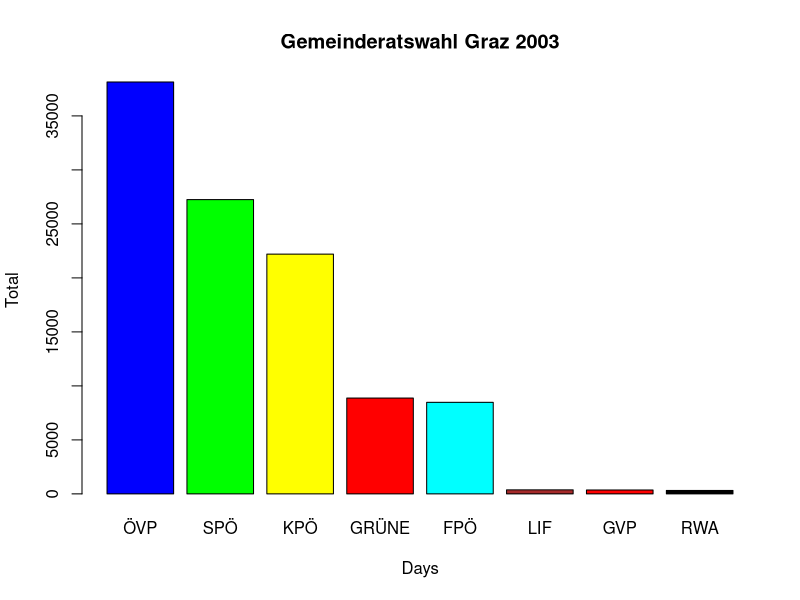

Generate this figure with R: (Note: this script raises an error after producing the figure.)
######################################################
#     											 
#   Title: grazwahl2012_grw.R
#   Description: Analyse und Visualisierung der 
#                Gemeinderatswahlen in Graz
#													 
#													 
#   Author: Stefan Kasberger
#   Date: 26.11.2012
#   Version: 1.0
#	  Language: 2.15.2
#   Software: 0.96.330
#   License: FreeBSD (2-clause BSD)
#   												 
######################################################


# read in files
graz_grw2003_bez <- read.csv2("raw/Graz/2003_grw_sprengelbezerg.csv", fileEncoding = "iso-8859-1")
graz_grw2003_spr <- read.csv2("raw/Graz/2003_grw_sprengelerg.csv", fileEncoding = "iso-8859-1")
graz_grw2008_bez <- read.csv2("raw/Graz/2008_grw_sprengelbezerg.csv", fileEncoding = "iso-8859-1")
graz_grw2008_spr <- read.csv2("raw/Graz/2008_grw_sprengelerg.csv", fileEncoding = "iso-8859-1")
graz_grw2012_bez <- read.csv2("raw/Graz/GRW2012_Sprengelbezerg.csv", fileEncoding = "iso-8859-1")
graz_grw2012_spr <- read.csv2("raw/Graz/GRW2012_Sprengelerg.csv", fileEncoding = "iso-8859-1")

# init variables

# VISUALISIERUNG GEMEINDERATSWAHLEN
data <- graz_grw2003_bez
partycolors <- list(c("FPÖ", "GRÜNE", "GVP", "KPÖ", "LIF", "RWA", "SPÖ", "ÖVP"), c("blue", "green", "yellow", "red", "cyan", "brown", "red", "black"))
parties <- levels(data$ptname)
table(data$ptname)
levels(data$ptname)
total <- tapply(data$stimmen, data$ptname, sum)
total <- sort(total, decreasing = TRUE)
relative <- 100 * total / sum(data$stimmen)


# bar chart
barplot(total, main = "Gemeinderatswahl Graz 2003", xlab="Days", ylab="Total", col = partycolors[[2]])
legend("topright", parties, cex=0.6, bty="n", fill = partycolors[[2]]);
barplot(relative, main = "Gemeinderatswahl Graz 2003", xlab="Days", ylab="Total", col = partycolors[[2]])
legend("topright", parties, cex=0.6, bty="n", fill = partycolors[[2]]);

# pie chart
labels <- round(cars/sum(cars) * 100, 1)
car_labels <- paste(car_labels, "%", sep="")
pie(total, main = "Gemeinderatswahl Graz 2003", lables = labels, col = colorset)
legend(1.5, 0.5, parties, cex=0.8, fill=colors)
pie(relative, main = "Gemeinderatswahl Graz 2003", lables = labels, col = colorset)
legend(1.5, 0.5, parties, cex=0.8, fill=colors)

# line charts
g_range <- range(0, data1, data2)
png(filename="figure.png", height=295, width=300, bg="white")
pdf(file="figure.pdf", height=3.5, width=5)
plot(data, type = "o", col = "blue", ylim=g_range)
axis(1, at=1:5, lab=c("Mon","Tue","Wed","Thu","Fri"))
title(main = "Trend")
lines(trucks, type="o", pch=22, lty=2, col="red")
legend(1, g_range[2], c("cars","trucks"), cex=0.8, col=c("blue","red"), pch=21:22, lty=1:2);
dev.off()


# VISUALISIERUNG NATIONALRATSWAHLEN



# VISUALISIERUNG LANDTAGSWAHLEN




